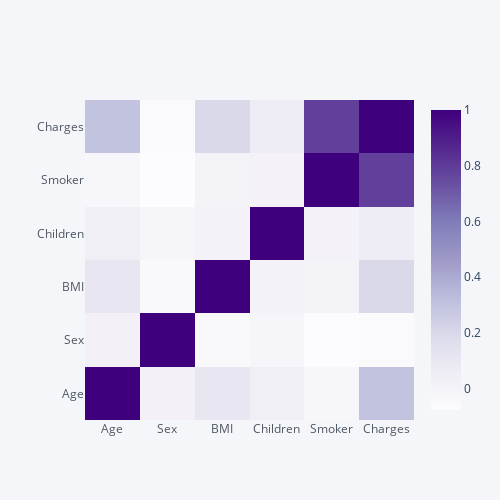

Source (notebook cell):
### Code cell
df.corr().iplot(kind="heatmap",
                   colorscale = 'purples',
                   dimensions=(500,500))

### Figure 1 — Plotly figure (JSON) as saved in the notebook; plotly's stock layout.template omitted (floating-point values rounded to 4 significant figures)
{"data": [{"colorscale": [[0, "rgb(252,251,253)"], [0.125, "rgb(239,237,245)"], [0.25, "rgb(218,218,235)"], [0.375, "rgb(188,189,220)"], [0.5, "rgb(158,154,200)"], [0.625, "rgb(128,125,186)"], [0.75, "rgb(106,81,163)"], [0.875, "rgb(84,39,143)"], [1, "rgb(63,0,125)"]], "type": "heatmap", "x": ["Age", "Sex", "BMI", "Children", "Smoker", "Charges"], "y": ["Age", "Sex", "BMI", "Children", "Smoker", "Charges"], "z": [[1, 0.01981, 0.1093, 0.04154, -0.02559, 0.2983], [0.01981, 1, -0.0464, -0.01785, -0.0766, -0.05804], [0.1093, -0.0464, 1, 0.01275, 0.003746, 0.1984], [0.04154, -0.01785, 0.01275, 1, 0.007331, 0.06739], [-0.02559, -0.0766, 0.003746, 0.007331, 1, 0.7872], [0.2983, -0.05804, 0.1984, 0.06739, 0.7872, 1]], "zmax": 1, "zmin": -0.0766}], "layout": {"height": 500, "legend": {"bgcolor": "#F5F6F9", "font": {"color": "#4D5663"}}, "paper_bgcolor": "#F5F6F9", "plot_bgcolor": "#F5F6F9", "title": {"font": {"color": "#4D5663"}}, "width": 500, "xaxis": {"gridcolor": "#E1E5ED", "showgrid": true, "tickfont": {"color": "#4D5663"}, "title": {"font": {"color": "#4D5663"}, "text": ""}, "zerolinecolor": "#E1E5ED"}, "yaxis": {"gridcolor": "#E1E5ED", "showgrid": true, "tickfont": {"color": "#4D5663"}, "title": {"font": {"color": "#4D5663"}, "text": ""}, "zerolinecolor": "#E1E5ED"}}}
